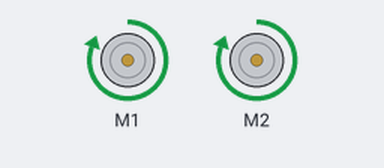
This sketch was run on a simulated Arduino Uno, built with avr-gcc and run on an emulated ATmega328P. Shown: 2 × DC motor (green arrow = forward, orange = backward, longer = faster).

Above: at 1.0 s.
At 3.0 s:
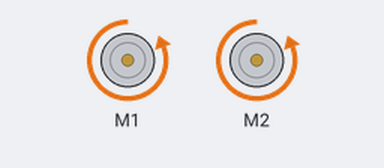
Timing chart, 0 to 5.2 s (numbered marks = the images above):
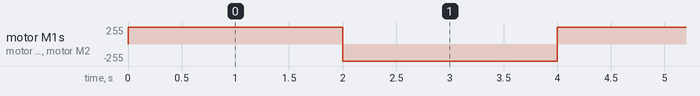

The sketch:

Robot_IR_Array_Test.ino
```cpp
#include <AFMotor.h>  // подключаем библиотеку для шилда
AF_DCMotor M1(1); // подключаем мотор к клеммникам M1
AF_DCMotor M2(2); // подключаем мотор к клеммникам M2

void setup() {

  M1.setSpeed(255); // задаем максимальную скорость мотора
  M1.run(RELEASE);  // останавливаем мотор
  M2.setSpeed(255); // задаем максимальную скорость мотора
  M2.run(RELEASE);  // останавливаем мотор

}

void loop() {

  M1.run(FORWARD);  // задаем движение вперед
  M2.run(FORWARD);  // задаем движение вперед
  M1.setSpeed(255); // задаем скорость движения
  M2.setSpeed(255); // задаем скорость движения
  delay(2000);          // указываем время движения

  M1.run(RELEASE);  // останавливаем мотор M1
  M2.run(RELEASE);  // останавливаем мотор M2

  M1.run(BACKWARD); // задаем движение назад
  M2.run(BACKWARD); // задаем движение назад
  M1.setSpeed(255); // задаем скорость движения
  M2.setSpeed(255); // задаем скорость движения
  delay(2000);          // указываем время движения

  M1.run(RELEASE);  // останавливаем мотор M1
  M2.run(RELEASE);  // останавливаем мотор M2

}
```

Measured:
- by itself, motor M1, motor M2: alternates forward 255/255 for 2.0 s and backward 255/255 for 2.0 s
